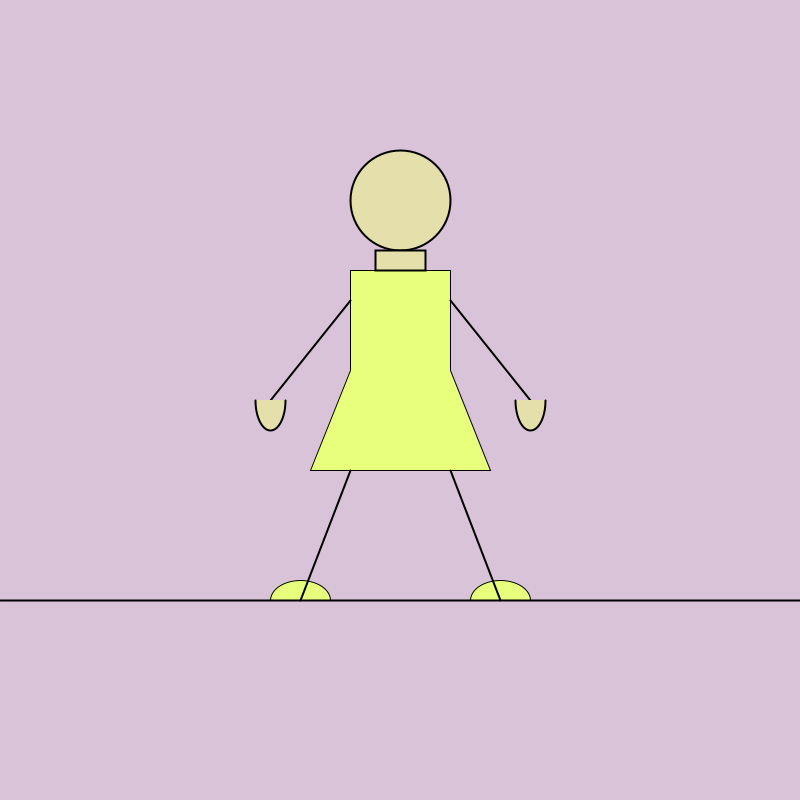
Frame 1 (no input)
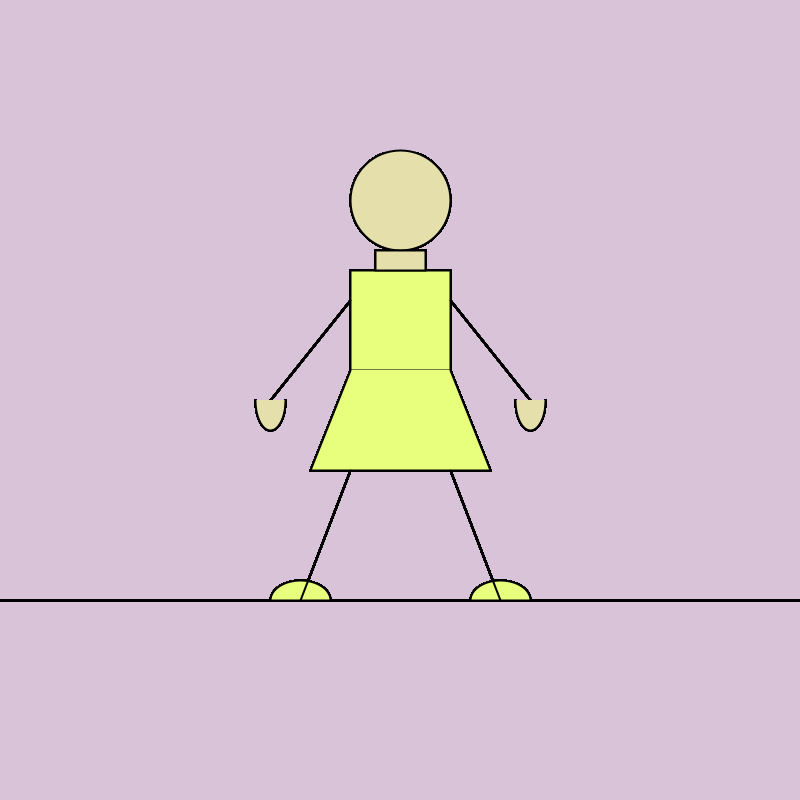
Frame 60 (the mouse pressed at the canvas centre just before this capture)
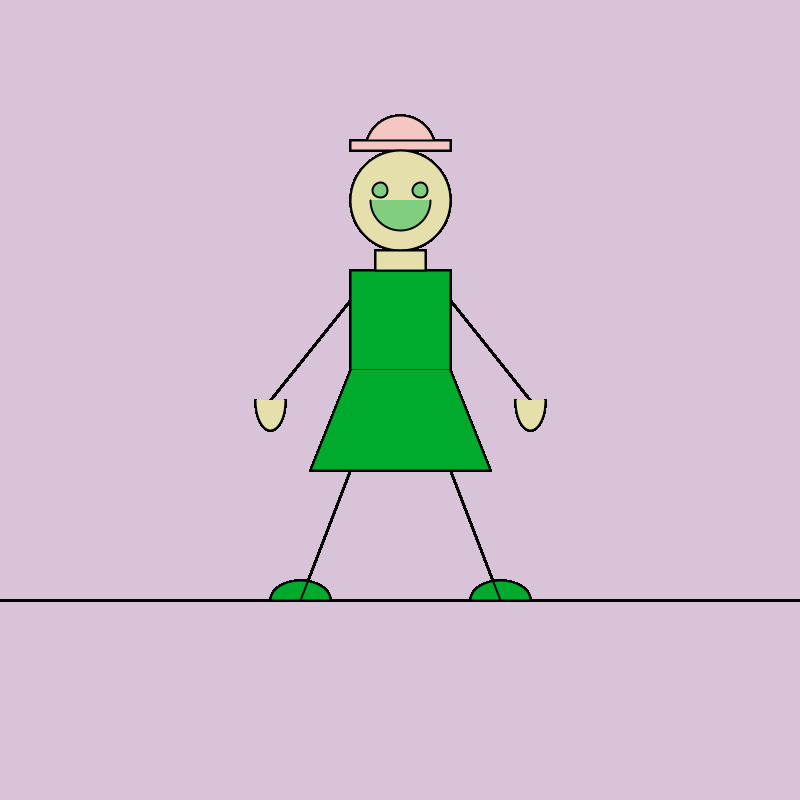
Frame 120 (the mouse held since frame 60 and released just before this capture)

The Processing sketch that drew these frames (run headless with seeded random() and noise(); from frame 60 on, the mouse is pressed at the canvas centre):

// Processing sketch: processing_39900
// ── processing_39900.pde







void setup ( ) {
  size (800, 800);
  background (#D8C3D8);
  smooth ( );

  colorMode(HSB);
}






void draw () {




  if (mouseX < 100) {
    fill(50, 128, map(mouseX, 0, 100, 255, 0)); // changes the color from yellow to green in the between '0' and '100'
    //fill(  map(mouseX,hh 0, 100, 255,0),  map(mouseX, 0, 100, 255,0), map(mouseX, 0, 100,255, 0));
  }
  if (mouseX>100 && mouseX < 300) {
    fill (95, 123, map(mouseX, 100, 300, 0, 255));// changes the color from black to pale saturated green between 100 and 300
  }
  if (mouseX> 300 && mouseX< 600) { 
    fill (96, 299, map (mouseX, 300, 600, 255, 0));// changes color from light green to darker green between 300 and 600
  }

  if (mouseX> 600 && mouseX <800) {
    fill (mouseX, random (0, 255), random (0, 255)); // randomizes the colour from 400 to 600
  }


  rect (350, 270, 100, 100);// shirt

  beginShape ();// start skirt
  vertex ( 350, 370);
  vertex (310, 470);
  vertex ( 490, 470);
  vertex (450, 370);
  endShape ();// end skirt

  arc (500, 600, 60, 40, PI, TWO_PI);// right shoe
  arc (300, 600, 60, 40, PI, TWO_PI);// left shoe

  strokeWeight (2);
  line (0, 600, 800, 600);// ground

  if (mouseX> 300 && mouseX <800) {// creates red hat  WHY WHY WHY WHY WHY
  fill (map(5, 0, 359, 0, 255), map (mouseX,300,800,0, 255 ), map(96, 0, 100, 0, 255));
    arc (400, 150, 70, 70, radians (180), radians (360));
    rect (350, 140, 100, 10);
  } 
  
  if (mouseX>600 && mouseX<800){// randomizes the color of the hat
    fill (mouseX, random (0, 255), random (0, 255));
    arc (400, 150, 70, 70, radians (180), radians (360));
    rect (350, 140, 100, 10);
  }
  
  if (mouseX<200){// deletes hat when prior to 400
    deletehat ();
  }

    if (mouseX>400 && mouseX<500){// dark purple circles
          fill (#69196A);
     makecircle (random (0,800), random(0, 500));
    }
    
    if (mouseX>500 && mouseX<600){//mid purple circles
          fill (#C645C9);
     makecircle (random (0,800), random(0, 500));
    }
     if (mouseX>600 && mouseX<700){//light purple circles
          fill (#F593F7);
     makecircle (random (0,800), random(0, 500));

    }
    
     if (mouseX>700 && mouseX<750){//lightest purple circles
          fill (#FBBFFC);
     makecircle (random (0,800), random(0, 500));
     }
    
      if (mouseX>750 && mouseX<800){//lightest purple circles
          fill (#E5DAE5);
     makecircle (random (0,800), random(0, 500));
     }
     
   if (mouseX > 400 && mouseX < 800){// blurs screen
     filter(BLUR);
    }
    
    
    if (mouseX> 700 && mouseX <800){// inverts background
      filter (INVERT);
     }
     
     
 
    
  // // if (mouseX>500) {
  //  //  fill (0, 234, 174);
  //  //  arc (400, 150, 70, 70, radians (180), radians (360));
  //  //  rect (350, 140, 100, 10);
  // filter(INVERT);
  ////  }
  //
  //  if (mouseX>400) {
  //    fill (#69196A);
  //    makesquare (random (0, width), random (0, height));
  //  }
  //
  //  if (mouseX>400) {
  //    filter( BLUR); 
  //    filter (ERODE);
  //  }
  //

 stroke (0,0,0);
  fill (#E5E0AB);
  ellipse (400, 200, 100, 100);
  rect (375, 250, 50, 20);
  line ( 350, 300, 270, 400);
  line (450, 300, 530, 400);
  arc (270, 400, 30, 60, 0, PI);
  arc (530, 400, 30, 60, 0, PI);

  line (450, 470, 500, 600);
  line (350, 470, 300, 600);

  // arc (500, 600, 60, 40, PI, TWO_PI);
  // arc (300, 600, 60, 40, PI, TWO_PI);
  
  if (mouseX>0 && mouseX<700){
  
   fill (#82CE81);
    ellipse (380, 190, 15, 15);
    ellipse (420, 190, 15, 15);
    arc (400, 200, 60, 60, radians (0), radians (180));
  }
  
   if (mouseX> 700 && mouseX<800){// face

    fill (#C645C9);
    ellipse (380, 190, 15, 15);
    ellipse (420, 190, 15, 15);
    arc (400, 230, 60, 60, radians (180), radians (360));
  }
}


 void deletehat (){// deletes hat
   
   fill(#D8C3D8);
   stroke (#D8C3D8 );
       arc (400, 150, 70, 70, radians (180), radians (360));
    rect (350, 140, 100, 10);
 }
   
void keyPressed () {// erases background
  if (key==' ') {
    background (#787953);
  }
  else if (key=='e') {//erodes
    filter (ERODE);
  }
  else if (key=='d') {//dilates
    filter( DILATE);
  }
  else if (key =='i') {//inverts
    filter(INVERT);
  }
  if (key== '1') {//makes circles
    fill (#C26FF0);
    makecircle (random(0, width), random (0, height));
  }
  if (key=='2') {//changes stroke
    strokeWeight (10);
    stroke (#B27DD8);
  }
  if (key=='3') {//changes stroke
    strokeWeight (5);
    stroke (#AA46AA);
  }

  if (key=='4') {//makes squares
    fill (#69196A);
    makesquare (random (0, width), random (0, height));
  }
  if (key=='5') {// fills shirt
    fill (175, 37, 175);
    rect (350, 270, 100, 100);
  }
  if (key=='6') {// fills shoes
    fill (234, 215, 0);

    arc (500, 600, 60, 40, PI, TWO_PI);
    arc (300, 600, 60, 40, PI, TWO_PI);
  }

  if (key=='7') {//fills skirt
    fill (0, 234, 174);
    beginShape ();
    vertex ( 350, 370);
    vertex (310, 470);
    vertex ( 490, 470);
    vertex (450, 370);
    endShape ();
  }

  if (key=='h') {//makes hat red
    fill (0, 234, 174);
    arc (400, 150, 70, 70, radians (180), radians (360));
    rect (350, 140, 100, 10);
  }

  if (key=='b') {//blurs
    filter( BLUR);
  }

  if (key=='t') {//threshold
    filter (THRESHOLD);
  }

  if (key=='8') {// makes face8
    fill (#82CE81);
    ellipse (380, 190, 15, 15);
    ellipse (420, 190, 15, 15);
    arc (400, 200, 60, 60, radians (0), radians (180));
  }
}
void makecircle (float x, float y) {// makes circles
  for (int k=0; k<=25; k=k+5) {
    ellipse (x, y, 10, 20);
  }
}
void makesquare (float x, float y) {// makes squares 
  for (int c=0; c<=25; c=c+5) {
    rect (x, y, c, c);
  }
}
